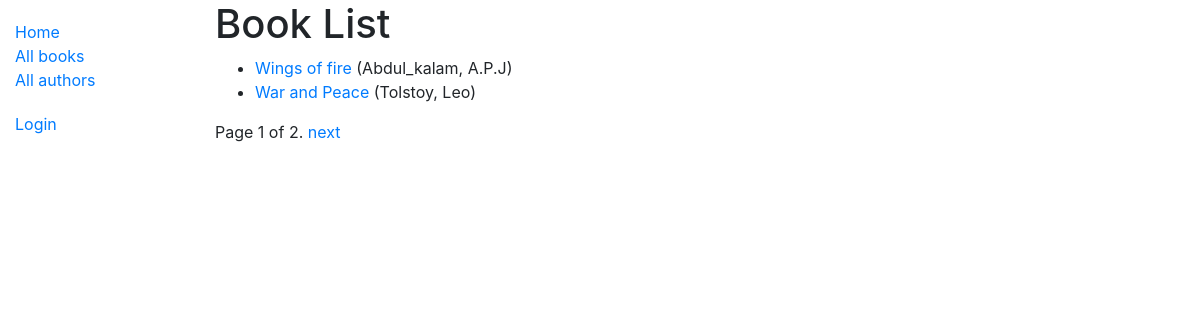
/catalog/books/, run on the app's committed database.
### catalog/models.py (models this page shows, shortened)
class Book(models.Model):
    title = models.CharField(max_length=200)
    author = models.ForeignKey('Author', on_delete=models.SET_NULL, null=True)
    summary = models.TextField(max_length=1000, help_text='Enter a brief description of the book')
    isbn = models.CharField('ISBN', max_length=13, help_text='13 Character <a href="https://www.isbn-international.org/content/what-isbn">ISBN number</a>')
    genre = models.ManyToManyField(Genre, help_text='Select a genre for this book')
    language = models.ForeignKey('Language', on_delete=models.SET_NULL, null=True)
    def get_absolute_url(self):
        return reverse('book-detail', args=[str(self.id)])
    def display_genre(self):
        """Create a string for the Genre. This is required to display genre in Admin."""
        return ', '.join(genre.name for genre in self.genre.all()[:3])
    display_genre.short_description = 'Genre'
    class Meta:
       ordering = ['-title']

class Author(models.Model):
    first_name = models.CharField(max_length=100)
    last_name = models.CharField(max_length=100)
    date_of_birth = models.DateField(null=True, blank=True)
    date_of_death = models.DateField('Died', null=True, blank=True)
    class Meta:
        ordering = ['last_name', 'first_name']
    def __str__(self):
        return f'{self.last_name}, {self.first_name}'

### catalog/views.py (the view)
# urls.py: path('books/', views.BookListView.as_view(), name='books'),
class BookListView(generic.ListView):
    model = Book
    paginate_by = 2
    context_object_name = 'book_list'   # your own name for the list as a template variable
    queryset = Book.objects.filter(title__icontains='w')[:5] # Get 5 books containing the title war
    template_name = 'book_list.html'  # Specify your own template name/location

### catalog/templates/catalog/book_list.html
{% extends "base_generic.html" %}
{% block content %}
  <h1>Book List</h1>
  {% if book_list %}
  <ul>
    {% for book in book_list %}
      <li>
        <a href="{{ book.get_absolute_url }}">{{ book.title }}</a> ({{book.author}})
      </li>
    {% endfor %}
  </ul>
  {% else %}
    <p>There are no books in the library.</p>
  {% endif %}
{% endblock %}

### data on the page
Book: title "Wings of fire", author "Abdul_kalam, A.P.J"
Book: title "War and Peace", author "Tolstoy, Leo"

### other printed values
{{ page_obj.number }} "1"
{{ page_obj.paginator.num_pages }} "2"
